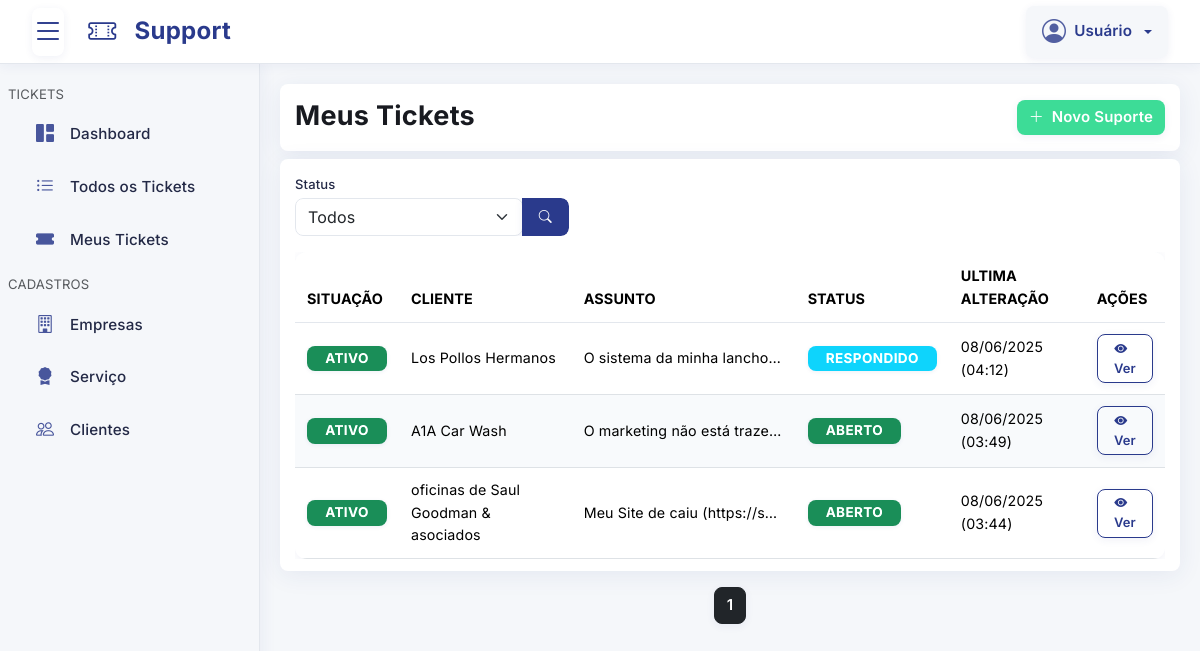
The page /pages/suporte/meus-tickets.php on the database as committed earlier.
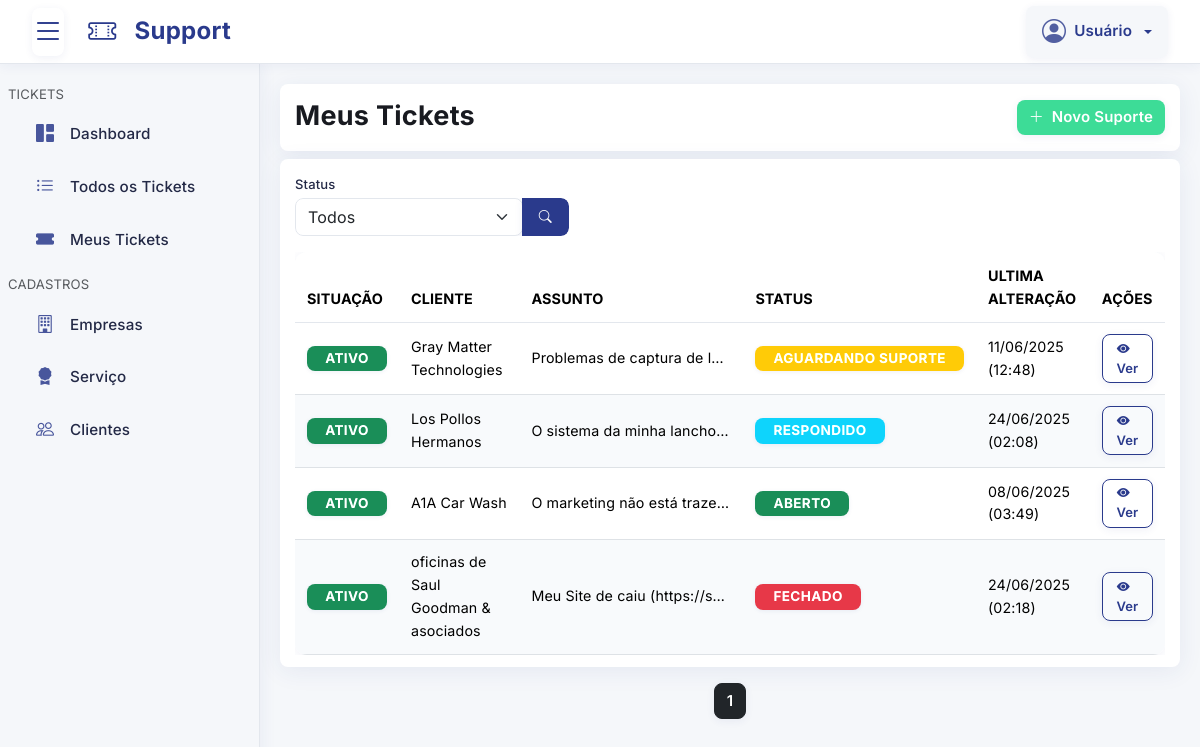
The same page on the database as committed later.
### tables this page shows
CREATE TABLE `suporte` (
  `id` int NOT NULL,
  `empresa_id` int NOT NULL,
  `servico_id` int NOT NULL,
  `cliente_id` int NOT NULL,
  `usuario_id` int DEFAULT NULL COMMENT 'Só é atribuído manualmente ou se interagir com o SUPORTE',
  `assunto` longtext NOT NULL,
  `status` varchar(255) NOT NULL DEFAULT 'ABERTO' COMMENT 'ABERTO, FECHADO, RESPONDIDO, AGUARDANDO_SUPORTE',
  `situacao` tinyint(1) NOT NULL DEFAULT '1' COMMENT '0 = INATIVO ou 1 = ATIVO',
  `cadastrado` timestamp NULL DEFAULT CURRENT_TIMESTAMP,
  `alterado` timestamp NULL DEFAULT CURRENT_TIMESTAMP ON UPDATE CURRENT_TIMESTAMP
);

CREATE TABLE `cliente` (
  `id` int NOT NULL,
  `usuario_id` int NOT NULL,
  `tipo` varchar(255) NOT NULL DEFAULT 'CNPJ' COMMENT 'CNPJ ou CPF',
  `documento` varchar(255) NOT NULL COMMENT 'xx.xxx.xxx/xxxx-xx ou xxx.xxx.xxx-xx',
  `razao_social` varchar(255) DEFAULT NULL,
  `nome_fantasia` varchar(255) NOT NULL,
  `telefone` varchar(20) NOT NULL COMMENT 'Formato: (XX) X XXXX-XXXX',
  `email` varchar(255) DEFAULT NULL,
  `responsavel_nome` varchar(255) NOT NULL,
  `responsavel_email` varchar(255) DEFAULT NULL,
  `responsavel_telefone` varchar(20) NOT NULL COMMENT 'Formato: (XX) X XXXX-XXXX',
  `responsavel_documento` varchar(18) NOT NULL COMMENT 'CPF: XXX.XXX.XXX-XX ou RG',
  `cep` varchar(10) DEFAULT NULL COMMENT 'Formato: XXXXX-XXX',
  `cidade` varchar(255) DEFAULT NULL,
  `estado` varchar(255) DEFAULT NULL,
  `pais` varchar(255) DEFAULT NULL,
  `endereco` varchar(255) DEFAULT NULL,
  `numero` varchar(50) DEFAULT NULL,
  `bairro` varchar(255) DEFAULT NULL,
  `situacao` tinyint(1) NOT NULL DEFAULT '1' COMMENT '0 = INATIVO ou 1 = ATIVO',
  `cadastrado` timestamp NULL DEFAULT CURRENT_TIMESTAMP,
  `alterado` timestamp NULL DEFAULT CURRENT_TIMESTAMP ON UPDATE CURRENT_TIMESTAMP
);

### config/Database.php (called while the page is built, shortened)
<?php
class Database
{
    private $host = "tcc-db-phpmyadmin.a5b4kx.easypanel.host";
    private $dbName = "support-ticket-manager";
    private $username = "alvino";
    private $password = "WQDThX9tbD";
    private $charset = "utf8mb4";
    private $pdo;
    private function connect()
    {
        $dsn = "mysql:host={$this->host};port=3306;dbname={$this->dbName};charset={$this->charset}";
        try {
            $this->pdo = new PDO(
                $dsn,
                $this->username,
                $this->password,
                array(PDO::MYSQL_ATTR_INIT_COMMAND => "SET NAMES utf8")
            );
            $this->pdo->setAttribute(PDO::ATTR_ERRMODE, PDO::ERRMODE_EXCEPTION);
            $this->pdo->setAttribute(PDO::ATTR_DEFAULT_FETCH_MODE, PDO::FETCH_ASSOC);
        } catch (PDOException $e) {
            $this->error = $e->getMessage();
            die("Erro ao conectar ao banco de dados: {$this->error}");
        }
    }
    public function getConnection()
    {
        try {
            return $this->pdo;
        } catch (PDOException $e) {
            $this->error = $e->getMessage();
            die("Erro ao conectar ao banco de dados: {$this->error}");
        }
    }
}

### config/Suporte.php (called while the page is built, shortened)
<?php
class Suporte
{
    private $db;
    public function __construct($db)
    {
        $this->db = $db;
    }
    public function index($parametros = array(), $cliente = NULL, $usuario_id = NULL)
    {
        try {
            $suporte_id = isset($parametros["suporte_id"]) ? (int)$parametros["suporte_id"] : null;
            $status     = isset($parametros["status"]) ? $parametros["status"] : null;
            $assunto    = isset($parametros["assunto"]) ? $parametros["assunto"] : null;
            $pagina     = isset($parametros["pagina"]) ? (int)$parametros["pagina"] : 1;
            $limite     = isset($parametros["limite"]) ? (int)$parametros["limite"] : 10;
            $dias       = isset($parametros["dias"]) ? (int)$parametros["dias"] : null;
            $quantidade = isset($parametros["quantidade"]) ? (int)$parametros["quantidade"] : null;
            $where = array();
            $params = array();
            $usuario_grupo = isset($_SESSION["usuario_grupo"]) ? $_SESSION["usuario_grupo"] : null;
            $usuario_sessao_id = isset($_SESSION["usuario_id"]) ? $_SESSION["usuario_id"] : null;
            $joins = " LEFT JOIN `empresa` ON `empresa`.`id` = `suporte`.`empresa_id`" .
                " LEFT JOIN `usuario` ON `usuario`.`id` = `suporte`.`usuario_id`" .
                " LEFT JOIN `cliente` ON `cliente`.`id` = `suporte`.`cliente_id`" .
                " LEFT JOIN `servico` ON `servico`.`id` = `suporte`.`servico_id`";
            $query = "SELECT DISTINCT `suporte`.*,
                    `empresa`.`nome` AS empresa_nome,
                    `usuario`.`nome` AS usuario_nome,
                    `cliente`.`nome_fantasia` AS cliente_nome,
                    `servico`.`nome` AS servico_nome
                    FROM `suporte`";
            $queryCount = "SELECT COUNT(DISTINCT `suporte`.`id`) FROM `suporte`";
            $query .= $joins;
            $queryCount .= $joins;
            $query .= " ORDER BY `suporte`.`cadastrado` DESC";
            if ($quantidade) {
                $query .= " LIMIT :quantidade";
            } else {
                $query .= " LIMIT :limite OFFSET :offset";
            }
            $stmt = $this->db->prepare($query);
            $stmtCount = $this->db->prepare($queryCount);
            if ($quantidade) {
                $stmt->bindValue(":quantidade", $quantidade, PDO::PARAM_INT);
            } else {
                $offset = ($pagina - 1) * $limite;
                $stmt->bindValue(":limite", $limite, PDO::PARAM_INT);
                $stmt->bindValue(":offset", $offset, PDO::PARAM_INT);
            }
            $stmt->execute();
            $stmtCount->execute();
            $resultados = $stmt->fetchAll(PDO::FETCH_OBJ);
            $total = (int)$stmtCount->fetchColumn();
            $paginacao = array(
                "pagina" => $pagina,
                "limite" => $limite,
                "total" => $total,
                "total_paginas" => max(1, (int)ceil($total / $limite))
            );
            return array(
                "resultados" => $resultados,
                "paginacao" => $paginacao
            );
        } catch (\Throwable $th) {
            return array(
                "erro" => "Erro ao buscar tickets: " . $th->getMessage(),
                "resultados" => [],
                "paginacao" => array(
                    "pagina" => 1,
                    "limite" => 10,
                    "total" => 0,
                    "total_paginas" => 1
                )
            );
        }
    }
}

### pages/suporte/meus-tickets.php (the view, shortened to what the changed rows need)
<?php include("../template/topo.php"); ?>
<?php
$suporte_id = isset($_GET["suporte_id"]) ? $_GET["suporte_id"] : NULL;
$status = (isset($_GET["status"]) && $_GET["status"] !== "NULL") ? $_GET["status"] : NULL;
$assunto = isset($_GET["assunto"]) ? $_GET["assunto"] : NULL;
$pagina = isset($_GET["pagina"]) ? $_GET["pagina"] : 1;
$usuario_id = $_SESSION["usuario_id"] ?? NULL;
if ($_SESSION["usuario_grupo"] == 2) {
    $cliente = $classCliente->pegarPorUsuarioId($_SESSION["usuario_id"]);
    $usuario_id = NULL;
} else {
    $cliente = NULL;
}
$indexRegistros = $classSuporte->index([
    "status" => $status,
    "assunto" => $assunto,
    "pagina" => $pagina,
    "limite" => 15
], $cliente, $usuario_id);
$registros = $indexRegistros["resultados"];
$paginacao = $indexRegistros["paginacao"];
?>
<header class="sessao">
    <div class="row">
        <div class="col-xl-6 col-lg-6 col-md-6 col-sm-12 col-12 my-1">
            <h1 class="titulo">Meus Tickets</h1>
        </div>
    </div>
</header>
<div class="sessao">
    <?php if (count($registros) == 0): ?>
        <div class="alert alerta-sem-cadastrar text-center py-4 mb-5" role="alert">
            <div class="mb-3">
                <i class="bi bi-headset fs-1"></i>
            </div>
            <h5 class="fw-bold">Nenhum ticket encontrado</h5>
            <p class="mb-0">Confira se os dados estão corretos ou cadastre uma novo.</p>
        </div>
    <?php else: ?>
        <div class="table-responsive">
            <table class="table table-hover">
                <thead>
                    <tr>
                        <th>Situação</th>
                        <th>Cliente</th>
                        <th>Assunto</th>
                        <th>Status</th>
                        <th>Ultima alteração</th>
                        <th>Ações</th>
                    </tr>
                </thead>
                <tbody>
                    <?php foreach ($registros as $registro): ?>
                        <?php if (is_object($registro)): ?>
                            <tr class="<?php echo ($suporte_id == $registro->id) ? 'table-active' : ''; ?>">
                                <td>
                                    <?php if ($registro->situacao == 1): ?>
                                        <span class="badge text-bg-success">ativo</span>
                                    <?php else: ?>
                                        <span class="badge text-bg-secondary">inativo</span>
                                    <?php endif; ?>
                                </td>
                                <td><?php echo $registro->cliente_nome; ?></td>
                                <td>
                                    <div class="text-truncate" style="max-width: 200px;">
                                        <?php echo htmlspecialchars($registro->assunto) ?>
                                    </div>
                                </td>
                                <td>
                                    <?php if ($registro->status == "ABERTO"): ?>
                                        <span class="badge text-bg-success">ABERTO</span>
                                    <?php elseif ($registro->status == "AGUARDANDO_SUPORTE"): ?>
                                        <span class="badge text-bg-warning">AGUARDANDO SUPORTE</span>
                                    <?php elseif ($registro->status == "RESPONDIDO"): ?>
                                        <span class="badge text-bg-info">RESPONDIDO</span>
                                    <?php else: ?>
                                        <span class="badge text-bg-danger">FECHADO</span>
                                    <?php endif; ?>
                                </td>
                                <td><?php echo date("d/m/Y (H:i)", strtotime($registro->alterado)); ?></td>
                                <td>
                                    <a href="detalhes.php?id=<?php echo $registro->id; ?>" class="btn btn-sm btn-editar">
                                        <i class="bi-eye-fill me-2"></i>
                                        Ver
                                    </a>
                                </td>
                            </tr>
                        <?php endif; ?>
                    <?php endforeach; ?>
                </tbody>
            </table>
        </div>
    <?php endif; ?>
</div>
<?php $linkPaginacaoUrlParametros = "&limite=" . $paginacao['limite'] . "&assunto=$assunto&status=$status&suporte_id=$suporte_id"; ?>
<?php
$limite = 2;
$inicio = ((($pagina - $limite) > 1) ? $pagina - $limite : 1);
$fim = ((($pagina + $limite) < $paginacao['total_paginas']) ? $pagina + $limite : $paginacao['total_paginas']);
?>
<nav aria-label="Page navigation">
    <ul class="pagination justify-content-center mt-3">
        <?php for ($i = $inicio; $i <= $fim; $i++) : ?>
            <?php if ($i == $paginacao['pagina']): ?>
                <li class="page-item active">
                    <a class="ms-1 me-1 btn btn-dark"><?php echo $i; ?></a>
                </li>
            <?php else: ?>
                <li class="page-item">
                    <a class="ms-1 me-1 btn btn-outline-dark" href="?pagina=<?php echo $i; ?><?php echo $linkPaginacaoUrlParametros; ?>"><?php echo $i; ?></a>
                </li>
            <?php endif; ?>
        <?php endfor; ?>
    </ul>
</nav>
<?php include("../template/rodape.php"); ?>

Rows that differ between the two databases and show on the page:
added suporte: situacao "ATIVO", cliente.nome_fantasia "Gray Matter Technologies", assunto "Problemas de captura de l…", shows "AGUARDANDO SUPORTE", alterado "11/06/2025 (12:48)"
changed suporte "Los Pollos Hermanos": alterado "08/06/2025 (04:12)" → "24/06/2025 (02:08)"
changed suporte "oficinas de Saul Goodman & asociados": alterado "08/06/2025 (03:44)" → "24/06/2025 (02:18)"; status "ABERTO" → "FECHADO"
